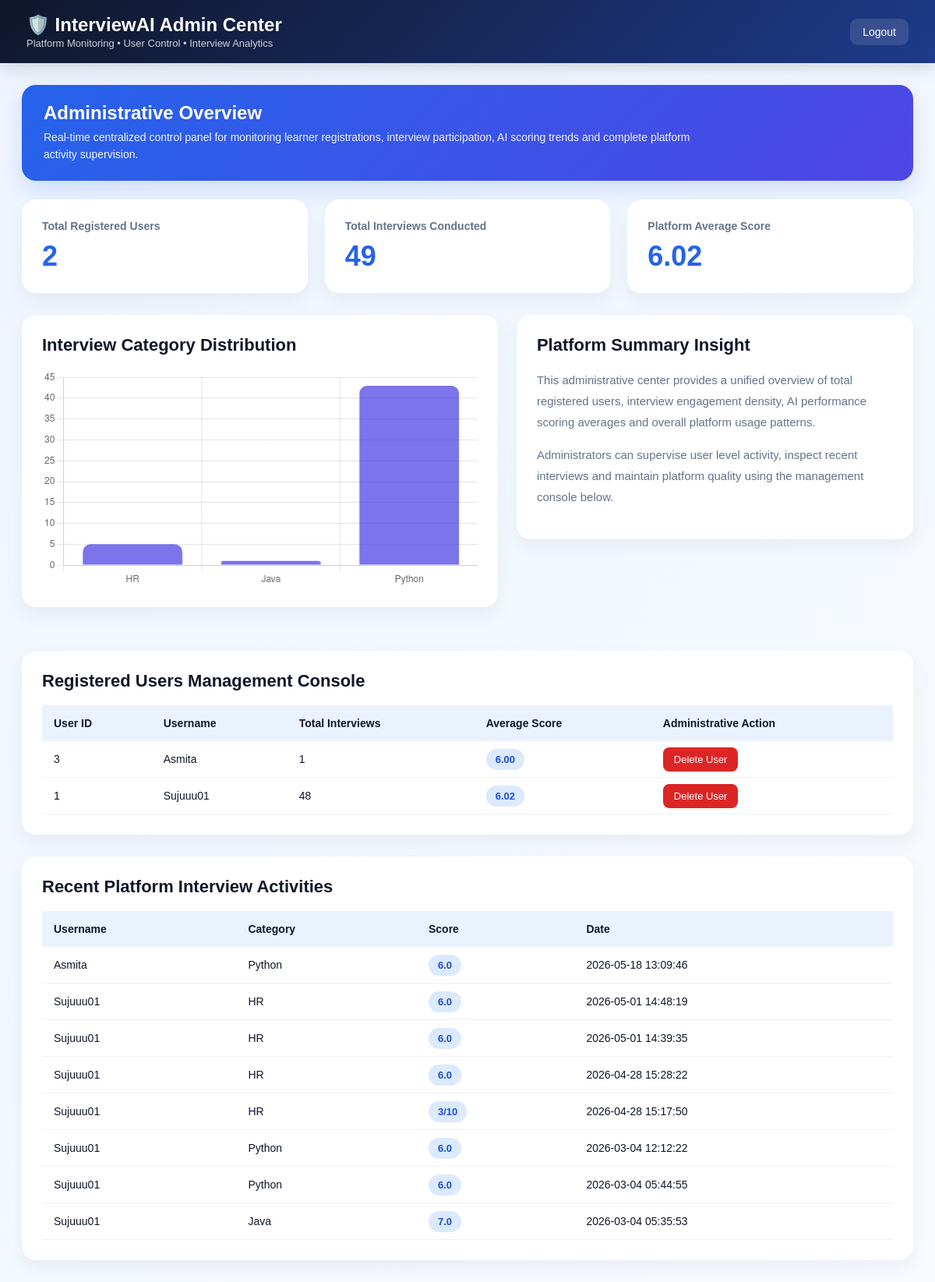
/admin-dashboard (signed in), run on the app's committed database.
### tables this page shows
CREATE TABLE users (
    id INTEGER PRIMARY KEY AUTOINCREMENT,
    username TEXT UNIQUE,
    password TEXT
, xp INTEGER DEFAULT 0, streak INTEGER DEFAULT 0, last_active TEXT);

CREATE TABLE interview_history (
    id INTEGER PRIMARY KEY AUTOINCREMENT,
    user_id INTEGER,
    category TEXT,
    score REAL,
    date TIMESTAMP DEFAULT CURRENT_TIMESTAMP
);

### app.py (the view)
@app.route("/admin-dashboard")
def admin_dashboard():
    if "admin" not in session:
        return redirect("/admin-login")
    db = get_db()
    cur = db.cursor()
    cur.execute("SELECT COUNT(*) FROM users")
    total_users = cur.fetchone()[0]
    cur.execute("SELECT COUNT(*) FROM interview_history")
    total_interviews = cur.fetchone()[0]
    cur.execute("SELECT AVG(score) FROM interview_history")
    avg = cur.fetchone()[0]
    avg_score = round(safe_num(avg),2)
    cur.execute("SELECT category, COUNT(*) as c FROM interview_history GROUP BY category")
    category_data = cur.fetchall()
    cur.execute("""
    SELECT users.id, users.username,
    COUNT(interview_history.id) as interviews,
    AVG(interview_history.score) as avgscore
    FROM users
    LEFT JOIN interview_history ON users.id = interview_history.user_id
    GROUP BY users.id
    ORDER BY users.id DESC
    """)
    users_data = cur.fetchall()
    cur.execute("""
    SELECT users.username, interview_history.category, interview_history.score, interview_history.date
    FROM interview_history
    JOIN users ON users.id = interview_history.user_id
    ORDER BY interview_history.date DESC
    LIMIT 8
    """)
    recent_activity = cur.fetchall()
    return render_template(
        "admin_dashboard.html",
        total_users=total_users,
        total_interviews=total_interviews,
        avg_score=avg_score,
        category_data=category_data,
        users_data=users_data,
        recent_activity=recent_activity
    )

### app.py (called while the page is built)
def get_db():
    conn = sqlite3.connect("interview.db")
    conn.row_factory = sqlite3.Row
    return conn

def safe_num(value, default=0):
    try:
        return float(str(value).strip().replace("/10",""))
    except:
        return default

### templates/admin_dashboard.html (shortened to what this page needs)
<!DOCTYPE html>
<html>
<head>
</head>
<body>
<div class="topbar">
    <div>
        <div class="top-title">🛡️ InterviewAI Admin Center</div>
        <div class="top-sub">Platform Monitoring • User Control • Interview Analytics</div>
    </div>
    <a href="/logout" class="logout-btn">Logout</a>
</div>
<div class="wrapper">
<div class="hero-strip">
    <div class="hero-title">Administrative Overview</div>
    <div class="hero-text">
        Real-time centralized control panel for monitoring learner registrations, interview participation,
        AI scoring trends and complete platform activity supervision.
    </div>
</div>
<div class="card-grid">
    <div class="stat-card">
        <div class="stat-title">Total Registered Users</div>
        <div class="stat-value">{{total_users}}</div>
    </div>
    <div class="stat-card">
        <div class="stat-title">Total Interviews Conducted</div>
        <div class="stat-value">{{total_interviews}}</div>
    </div>
    <div class="stat-card">
        <div class="stat-title">Platform Average Score</div>
        <div class="stat-value">{{avg_score}}</div>
    </div>
</div>
<div class="double">
    <div class="panel">
        <div class="panel-title">Interview Category Distribution</div>
        <canvas id="adminChart"></canvas>
    </div>
    <div class="panel">
        <div class="panel-title">Platform Summary Insight</div>
        <p class="small-note">
            This administrative center provides a unified overview of total registered users,
            interview engagement density, AI performance scoring averages and overall platform usage patterns.
        </p>
        <p class="small-note">
            Administrators can supervise user level activity, inspect recent interviews and maintain
            platform quality using the management console below.
        </p>
    </div>
</div>
<div class="panel">
    <div class="panel-title">Registered Users Management Console</div>
    <table>
        <tr>
            <th>User ID</th>
            <th>Username</th>
            <th>Total Interviews</th>
            <th>Average Score</th>
            <th>Administrative Action</th>
        </tr>
        {% for user in users_data %}
        <tr>
            <td>{{user['id']}}</td>
            <td>{{user['username']}}</td>
            <td>{{user['interviews']}}</td>
            <td><span class="score-badge">{{ "%.2f"|format(user['avgscore'] or 0) }}</span></td>
            <td><a href="/delete-user/{{user['id']}}" class="delete-btn">Delete User</a></td>
        </tr>
        {% endfor %}
    </table>
</div>
<div class="panel">
    <div class="panel-title">Recent Platform Interview Activities</div>
    <table>
        <tr>
            <th>Username</th>
            <th>Category</th>
            <th>Score</th>
            <th>Date</th>
        </tr>
        {% for row in recent_activity %}
        <tr>
            <td>{{row['username']}}</td>
            <td>{{row['category']}}</td>
            <td><span class="score-badge">{{row['score']}}</span></td>
            <td>{{row['date']}}</td>
        </tr>
        {% endfor %}
    </table>
</div>
</div>
<script>
const labels = [
{% for row in category_data %}
"{{row['category']}}",
{% endfor %}
];
const values = [
{% for row in category_data %}
{{row['c']}},
{% endfor %}
];
new Chart(document.getElementById("adminChart"),{
type:"bar",
data:{
labels:labels,
datasets:[{
label:"Interviews",
data:values,
backgroundColor:"rgba(79,70,229,0.75)",
borderRadius:10
}]
},
options:{
responsive:true,
plugins:{
legend:{display:false}
},
scales:{
y:{beginAtZero:true}
}
}
});
</script>
</body>
</html>

### templates/admin_dashboard.html (style rules this page uses)
body { margin:0; font-family:Arial,Helvetica,sans-serif; background:linear-gradient(135deg,#eef4ff,#f8fbff); color:#0f172a; }
.topbar { background:linear-gradient(135deg,#0f172a,#1e3a8a); padding:18px 34px; color:white; display:flex; justify-content:space-between; align-items:center; box-shadow:0 8px 20px rgba(0,0,0,0.12); }
.top-title { font-size:24px; font-weight:800; }
.top-sub { font-size:13px; opacity:0.8; margin-top:2px; }
.logout-btn { color:white; text-decoration:none; background:rgba(255,255,255,0.12); padding:9px 16px; border-radius:10px; font-size:14px; }
.wrapper { max-width:1350px; margin:auto; padding:28px; }
.hero-strip { background:linear-gradient(135deg,#2563eb,#4f46e5); padding:22px 28px; border-radius:18px; color:white; margin-bottom:24px; box-shadow:0 12px 28px rgba(37,99,235,0.16); }
.hero-title { font-size:24px; font-weight:800; }
.hero-text { margin-top:6px; font-size:14px; line-height:1.6; opacity:0.92; max-width:850px; }
.card-grid { display:grid; grid-template-columns:repeat(3,1fr); gap:22px; margin-bottom:28px; }
.stat-card { background:white; padding:26px; border-radius:18px; box-shadow:0 10px 24px rgba(0,0,0,0.05); transition:0.3s; }
.stat-title { font-size:14px; color:#64748b; font-weight:600; margin-bottom:10px; }
.stat-value { font-size:36px; font-weight:800; color:#2563eb; }
.double { display:grid; grid-template-columns:1.2fr 1fr; gap:24px; align-items:start; margin-bottom:28px; }
.panel { background:white; padding:26px; border-radius:18px; box-shadow:0 10px 24px rgba(0,0,0,0.05); margin-bottom:28px; }
.panel-title { font-size:22px; font-weight:800; margin-bottom:18px; }
.small-note { color:#64748b; line-height:1.8; font-size:15px; }
table { width:100%; border-collapse:collapse; }
th { background:#eaf2ff; padding:15px; font-size:14px; text-align:left; }
td { padding:15px; border-bottom:1px solid #edf2f7; font-size:14px; }
.score-badge { padding:6px 12px; border-radius:20px; background:#dbeafe; color:#1d4ed8; font-weight:600; font-size:13px; }
.delete-btn { background:#dc2626; color:white; padding:8px 14px; text-decoration:none; border-radius:8px; font-size:13px; }

### data on the page
users: id "3", username "Asmita", interviews "1", user "6.00"
users: id "1", username "Sujuuu01", interviews "48", user "6.02"
interview_history: username "Asmita", category "Python", score "6.0", date "2026-05-18 13:09:46"
interview_history: username "Sujuuu01", category "HR", score "6.0", date "2026-05-01 14:48:19"
interview_history: username "Sujuuu01", category "HR", score "6.0", date "2026-05-01 14:39:35"
interview_history: username "Sujuuu01", category "HR", score "6.0", date "2026-04-28 15:28:22"
interview_history: username "Sujuuu01", category "HR", score "3/10", date "2026-04-28 15:17:50"
interview_history: username "Sujuuu01", category "Python", score "6.0", date "2026-03-04 12:12:22"
interview_history: username "Sujuuu01", category "Python", score "6.0", date "2026-03-04 05:44:55"
interview_history: username "Sujuuu01", category "Java", score "7.0", date "2026-03-04 05:35:53"

### other printed values
{{ total_users }} "2"
{{ total_interviews }} "49"
{{ avg_score }} "6.02"
chart data {{ row['category'] }} HR, Java, Python
chart data {{ row['c'] }} 5, 1, 43
